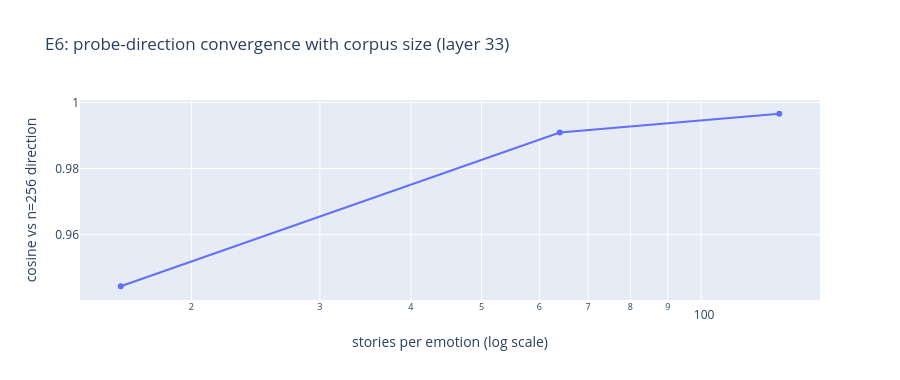

The cell this chart's notebook holds for it:
### Markdown cell above
## 4. Probe-direction convergence

### Code cell
# this cell measures probe-direction convergence toward the n=256 reference
LP33 = LAYERS.index(33)
ref = MEANS[-1, :, LP33, :] - MEANS[-1, :, LP33, :].mean(axis=0)
conv = []
for ni, n in enumerate(N_BUCKETS[:-1]):
    cur = MEANS[ni, :, LP33, :] - MEANS[ni, :, LP33, :].mean(axis=0)
    cos = (cur * ref).sum(1) / (np.linalg.norm(cur, axis=1) * np.linalg.norm(ref, axis=1))
    conv.append(float(cos.mean()))
    print(
        f"n={n:3d} vs n=256: mean contrast-direction cosine {cos.mean():.3f} (min {cos.min():.3f})"
    )
fig = go.Figure(go.Scatter(x=N_BUCKETS[:-1], y=conv, mode="lines+markers"))
fig.update_layout(
    title="E6: probe-direction convergence with corpus size (layer 33)",
    xaxis_title="stories per emotion (log scale)",
    xaxis_type="log",
    yaxis_title="cosine vs n=256 direction",
    height=380,
)
fig.show()

### Figure 1 — Plotly figure (JSON) as saved in the notebook; plotly's stock layout.template omitted (floating-point values rounded to 4 significant figures)
{"data": [{"mode": "lines+markers", "type": "scatter", "x": [16, 64, 128], "y": [0.9444, 0.9909, 0.9966]}], "layout": {"height": 380, "title": {"text": "E6: probe-direction convergence with corpus size (layer 33)"}, "xaxis": {"title": {"text": "stories per emotion (log scale)"}, "type": "log"}, "yaxis": {"title": {"text": "cosine vs n=256 direction"}}}}
